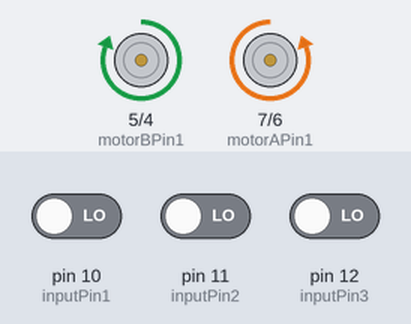
A sketch run on a simulated Arduino Uno, built with avr-gcc and run on an emulated ATmega328P. On the bench: motor-driver pin pairs drawn as motors (green arrow = first pin HIGH = forward, orange = second pin HIGH = backward, longer = more drive). The inputs (shaded band) are chosen by the test bench; at power-on: pin 10 (inputPin1) LOW, pin 11 (inputPin2) LOW, pin 12 (inputPin3) LOW.

Above: at 1.2 s.
1.3 s: pin 10 (inputPin1) driven HIGH
At 2.1 s:
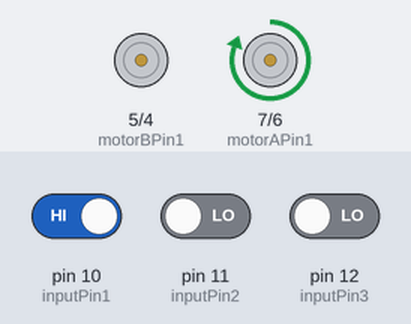
2.8 s: pin 11 (inputPin2) driven HIGH
At 3.3 s:
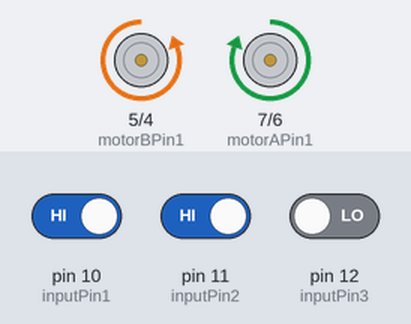
4.3 s: pin 12 (inputPin3) driven HIGH
At 5.5 s:
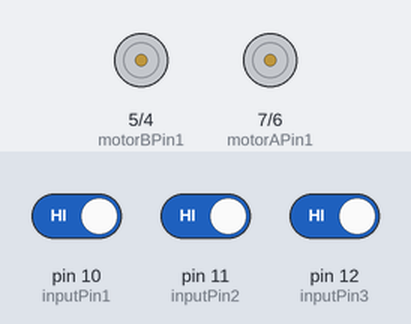
5.8 s: pin 12 (inputPin3) driven LOW
At 6.8 s:
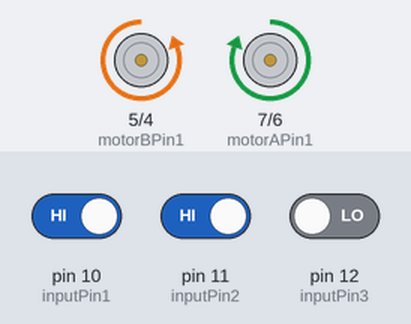
7.3 s: pin 10 (inputPin1) driven LOW
At 7.9 s:
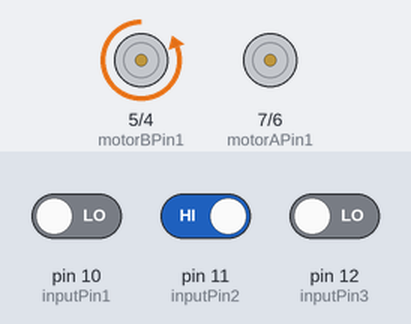
8.8 s: pin 11 (inputPin2) driven LOW
At 10.2 s:
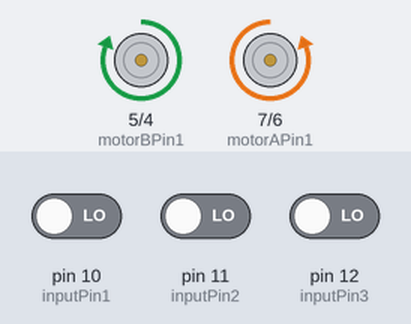
Timing chart, 0 to 11.3 s (numbered marks = the images above; inputs shaded):
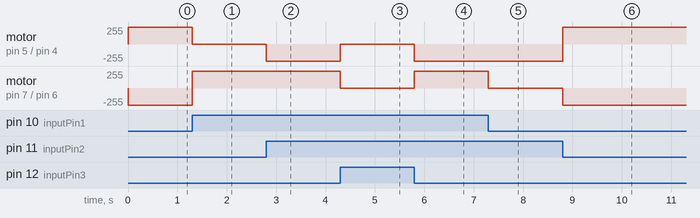

Measured:
- after the input at 1.3 s, motor on pin 5 (motorBPin1) / pin 4 (motorBPin2): forward 255/255 → stopped at once; motor on pin 7 (motorAPin1) / pin 6 (motorAPin2): backward 255/255 → forward 255/255 at once
- after the input at 2.8 s, motor on pin 5 (motorBPin1) / pin 4 (motorBPin2): stopped → backward 255/255 at once
- after the input at 4.3 s, motor on pin 5 (motorBPin1) / pin 4 (motorBPin2): backward 255/255 → stopped at once; motor on pin 7 (motorAPin1) / pin 6 (motorAPin2): forward 255/255 → stopped at once
- after the input at 5.8 s, motor on pin 5 (motorBPin1) / pin 4 (motorBPin2): stopped → backward 255/255 at once; motor on pin 7 (motorAPin1) / pin 6 (motorAPin2): stopped → forward 255/255 at once
- after the input at 7.3 s, motor on pin 7 (motorAPin1) / pin 6 (motorAPin2): forward 255/255 → stopped at once
- after the input at 8.8 s, motor on pin 5 (motorBPin1) / pin 4 (motorBPin2): backward 255/255 → forward 255/255 at once; motor on pin 7 (motorAPin1) / pin 6 (motorAPin2): stopped → backward 255/255 at once

The sketch:

sketch_jarvis_rover.ino
```cpp
const int inputPin1 = 10;
const int inputPin2 = 11;
const int inputPin3 = 12;
const int motorAPin1 =  7;
const int motorAPin2 =  6;
const int motorBPin1 =  5;
const int motorBPin2 =  4;

// variables for input pins
int input1State = 0;
int input2State = 0;
int input3State = 0;

void setup() {
  // initialize the input pins
  pinMode(inputPin1, INPUT);
  pinMode(inputPin2, INPUT);
  pinMode(inputPin3, INPUT);

  // initialize the LED pin as an output:
  pinMode(motorAPin1, OUTPUT);
  pinMode(motorAPin2, OUTPUT);
  pinMode(motorBPin1, OUTPUT);
  pinMode(motorBPin2, OUTPUT);
}

void loop() {
  // read the state of the input pins:
  input1State = digitalRead(inputPin1);
  input2State = digitalRead(inputPin2);
  input3State = digitalRead(inputPin3);

  // check for input command
  // check for FORWARD
  if (input1State == HIGH && input2State == HIGH && input3State == LOW) {
    // move forward
    digitalWrite(motorAPin1, HIGH);
    digitalWrite(motorAPin2, LOW);
    digitalWrite(motorBPin1, LOW);
    digitalWrite(motorBPin2, HIGH);
  } else if (input1State == LOW && input2State == LOW && input3State == LOW) {
    // move backward
    digitalWrite(motorAPin1, LOW);
    digitalWrite(motorAPin2, HIGH);
    digitalWrite(motorBPin1, HIGH);
    digitalWrite(motorBPin2, LOW);
  } else if (input1State == HIGH && input2State == LOW && input3State == LOW) {
    // turn left
    digitalWrite(motorAPin1, HIGH);
    digitalWrite(motorAPin2, LOW);
    digitalWrite(motorBPin1, LOW);
    digitalWrite(motorBPin2, LOW);
  } else if (input1State == LOW && input2State == HIGH && input3State == LOW) {
    // turn right
    digitalWrite(motorAPin1, LOW);
    digitalWrite(motorAPin2, LOW);
    digitalWrite(motorBPin1, LOW);
    digitalWrite(motorBPin2, HIGH);
  } else if (input3State == HIGH) {
    // stop
    digitalWrite(motorAPin1, LOW);
    digitalWrite(motorAPin2, LOW);
    digitalWrite(motorBPin1, LOW);
    digitalWrite(motorBPin2, LOW);
  }
}
```
